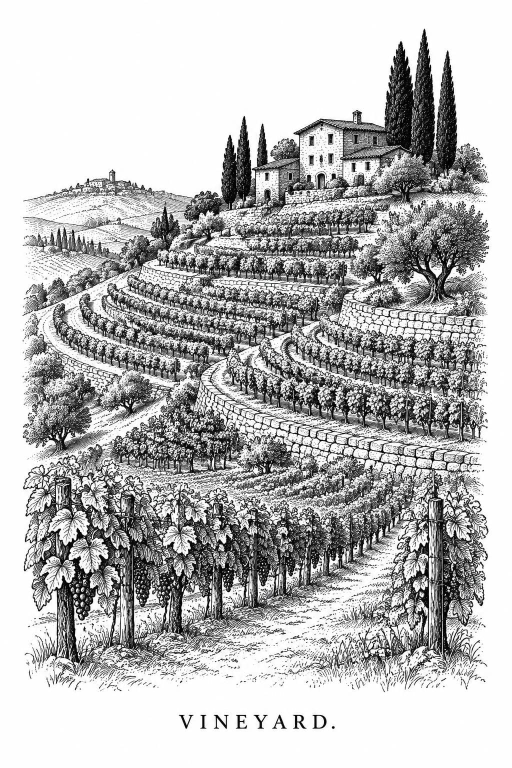
#> input picture data/studio/ready1/03-1-vineyard/sources/gemini-vineyard.png, 1024 x 1536 px (shown at 1/2 size)
$ python build.py
#> lines starting #> are read from the running program, lines starting #| are printed output that depends on the picture
"""
vineyard: the owner's image (Google Gemini, 1024 x 1536; sources/gemini-vineyard.png, the JPEG it came as decoded losslessly) made print-ready, then one ink.

  python data/studio/ready1/03-1-vineyard/sources/build.py   (from the repo root)

1. greyscale, 3x Lanczos up to 3072 x 4608, a median against JPEG noise (after the upscale: at the original's
   scale a median erases the i's dots and the full stops), a mild unsharp mask;
2. params.json's fixes, at the original's scale, then (despeck) small specks removed at the 3x scale;
3. scripts/studio/oneink.py with params.json's arguments into this design's folder, and params.json's
   print (tees, features) merged into the print.json it writes; (captions) type set in place of the
   picture's own lettering, and the print checked again.
"""
import json, subprocess, sys
from pathlib import Path
import numpy as np
from PIL import Image, ImageDraw, ImageFilter
from scipy import ndimage

HERE = Path(__file__).resolve().parent
ROOT = HERE.parents[4]
P = json.loads((HERE / "params.json").read_text())
#> (reads data/studio/becalmed1/01-1-making-excellent-progress/sources/params.json from the repository)
SLUG = "vineyard"


def fixes(im):
    """Retouches at the original's 1024 x 1536 scale."""
    d = ImageDraw.Draw(im)
    for f in P.get("fixes", []):
        if f["op"] == "white":
            d.rectangle(f["box"], fill=255)
        elif f["op"] == "line":
            d.rectangle(f["box"], fill=0)
        elif f["op"] == "lift":
            # Midtones and shadows held back by `amount` (0.18: 18% less ink in the greys), the blacks kept
            # where they carry the drawing (under `keep`), the paper kept white.
            a = np.asarray(im, dtype=float) / 255.0
            ink = 1 - a
            mid = ink < f.get("keep", 0.85)
            ink = np.where(mid, ink * (1 - f["amount"]), ink)
            im = Image.fromarray(((1 - ink) * 255).clip(0, 255).astype(np.uint8))
            d = ImageDraw.Draw(im)
        elif f["op"] == "fade":
            # A scene cut by straight sides: rows y0..y1 fade to the paper over `width` px from each side,
            # the fade's start jittered row by row (a fixed seed) so the side reads drawn, not cut.
            a = np.asarray(im, dtype=float)
            x0, x1, y0, y1, w = f["x0"], f["x1"], f["y0"], f["y1"], f["width"]
            rng = np.random.default_rng(f.get("seed", 1))
            jit = ndimage.gaussian_filter1d(rng.normal(0, 1, y1 - y0), 6) * f.get("jitter", 0.35) * w
            xs = np.arange(a.shape[1], dtype=float)
            for i, y in enumerate(range(y0, y1)):
                ww = max(8.0, w + jit[i])
                t = np.clip(np.minimum(xs - x0, x1 - xs) / ww, 0, 1)
                a[y] = 255 - (255 - a[y]) * t
            im = Image.fromarray(a.clip(0, 255).astype(np.uint8))
            d = ImageDraw.Draw(im)
    return im


# [85 lines left out: functions despeck, oneink_module, set_captions, not called in this run]


def main():
    im = Image.open(HERE / "gemini-vineyard.png").convert("L")
    im = fixes(im)
    im = im.resize((im.width * 3, im.height * 3), Image.LANCZOS).filter(ImageFilter.MedianFilter(5)).filter(ImageFilter.UnsharpMask(2, 60, 2))
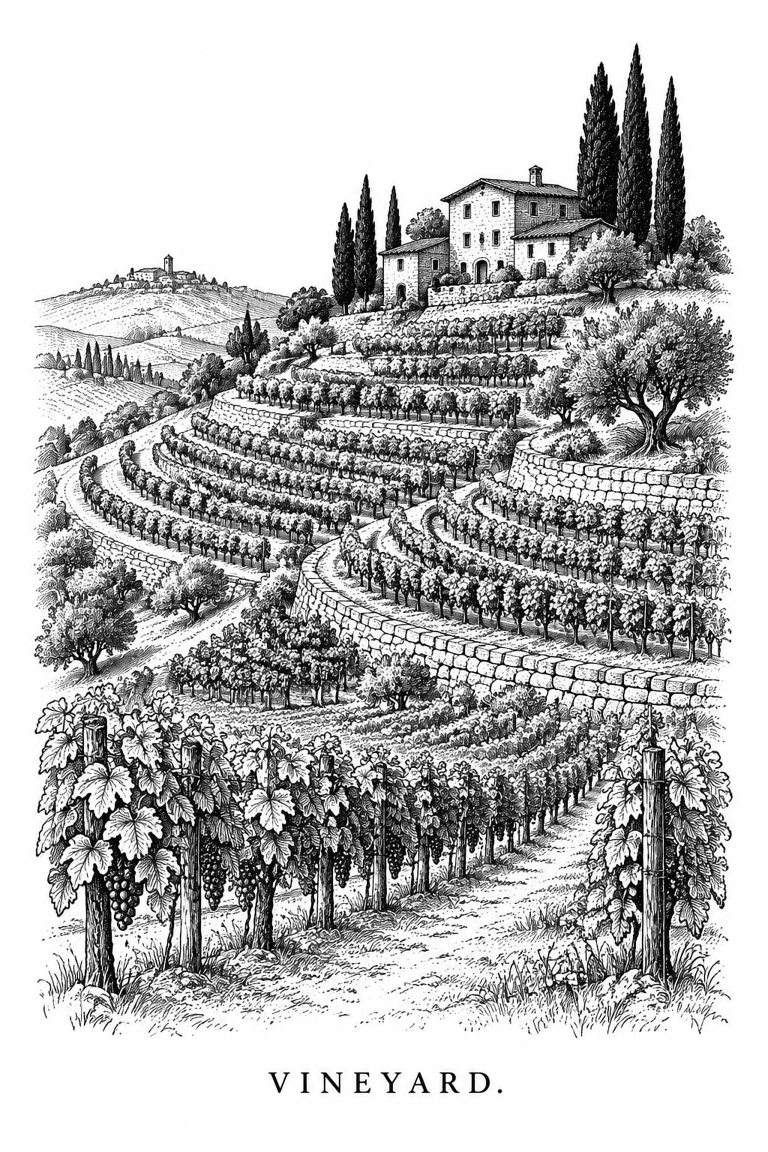
#> im: PIL image 3072x4608 L (shown at 1/4 size); min 0, max 255, mean 185.6
    if P.get("despeck"):
        im = despeck(im, P["despeck"], P.get("protect", ()))
    fixed = HERE / "fixed.png"
    im.save(fixed)
    out = HERE.parent
    # Outputs of an earlier mode go first (a halftone delivers <slug>-white.png; a stale <slug>.png would read as line art).
    for stale in (f"{SLUG}.png", f"{SLUG}-white.png", f"{SLUG}-black.png"):
        (out / stale).unlink(missing_ok=True)
#> (the run stopped early here; a loop or call above may not have finished)
